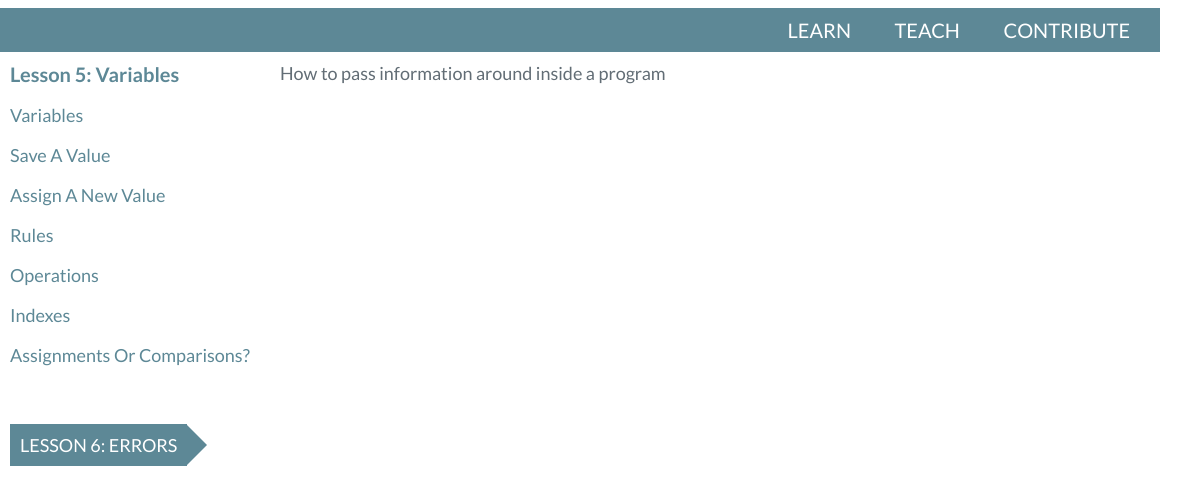
Page /learn/lesson/5/ on the committed database.
### lessons/models.py (models this page shows, shortened)
class Lesson(models.Model):
    number = models.IntegerField()
    name = models.CharField(max_length=200)
    description = models.TextField(blank=True, null=True)
    def __str__(self):
        return "Lesson %s: %s" % (self.number, self.name)

class Step(models.Model):
    lesson = models.ForeignKey(Lesson)
    step_number = models.IntegerField()
    step_name = models.CharField(max_length=200)
    header_title = models.CharField(max_length=50, blank=True, null=True)
    image = models.CharField(max_length=200, blank=True, null=True)
    audiocast = models.CharField(max_length=200, blank=True, null=True)
    screencast = models.CharField(max_length=200, blank=True, null=True)
    description = models.TextField()

### lessons/views.py (the view)
# urls.py: url(r'^lesson/(?P<lesson_number>[0-9]+)/step/(?P<step_number>[0-9]+)/$', views.lesson_step, name='lesson_step_detail'),
def lesson(request, lesson_number):
    lesson = Lesson.objects.get(number=lesson_number)
    all_steps = Step.objects.filter(lesson=lesson.id).order_by('step_number')
    prev_lesson = None
    try:
        prev_lesson = Lesson.objects.get(number=int(lesson_number)-1)
    except:
        pass
    next_lesson = None
    try:
        next_lesson = Lesson.objects.get(number=int(lesson_number)+1)
    except:
        pass
    context = {
        'lesson': lesson,
        'step_list': all_steps,
        'prev_lesson': prev_lesson,
        'next_lesson': next_lesson,
    }
    return render(request, 'lessons/lesson.html', context)

### lessons/templates/lessons/lesson.html
{% include "youngcoders/header.html" %}
{% include "lessons/header.html" %}
<div id="container">
  <div id="nav-list">
    {% if step_list %}
      {% include "lessons/step-navigation.html" %}
    {% else %}
      <p>No steps are available for {{ lesson }}.</p>
    {% endif %}
  </div>
  <div id="content">
    <div id="lesson-text">
      {{ lesson.description }}
    </div>
  </div>
</div>

### lessons/templates/lessons/step-navigation.html
<div id="step-list-text">
  <div id="lesson-name">
    Lesson {{ lesson.number }}: {{ lesson.name }}<br>
  </div>
  {% if step_list %}
    {% for item in step_list %}
      {% if item == step %}<p class="active">{% else %}<p>{% endif %}
          <a href="/learn/lesson/{{ lesson.number }}/step/{{ item.step_number }}">
              {{ item.step_name }}
          </a>
      </p>
    {% endfor %}
  {% endif %}
  {% if next_lesson %}
    <p><br></p>
    <p>
    <a href="/learn/lesson/{{ next_lesson.number }}/step/1/" id="prev_next_lesson" class="right-arrow">
      {{ next_lesson }}</a>
    </p>
  {% endif %}
</div>

### youngcoders/static/youngcoders/style.css (style rules this page uses)
a { color: #5D8896; text-decoration: none; }
#lesson-name { font-size: 20px; font-weight: bold; color: #5D8896; }
.right-arrow { display: inline-block; position: relative; color: #fff; background: #5D8896; padding: 10px; }
.right-arrow:after { content: ''; display: block; position: absolute; left: 100%; top: 50%; margin-top: -20px; width: 0; height: 0; border-top: 20px solid transparent; border-left: 20px solid #5D8896; border-bottom: 20px solid transparent; border-right: 20px solid transparent; }

### lessons/static/lessons/style.css (style rules this page uses)
#container { float: left; width: 1200px; text-align: left; }
#nav-list { float: left; width: 250px; text-align: left; margin: 10px; }
#content { float: left; width: 800px; text-align: left; overflow: visible; min-width: 800px; margin: 10px; }
#prev_next_lesson { text-transform: uppercase; }

### rows in the picture
Lesson: number "5", name "Variables", description "How to pass information around inside a program"
Step: step_name "Variables"
Step: step_name "Save A Value"
Step: step_name "Assign A New Value"
Step: step_name "Rules"
Step: step_name "Operations"
Step: step_name "Indexes"
Step: step_name "Assignments Or Comparisons?"
Lesson: number+name "LESSON 6: ERRORS"
